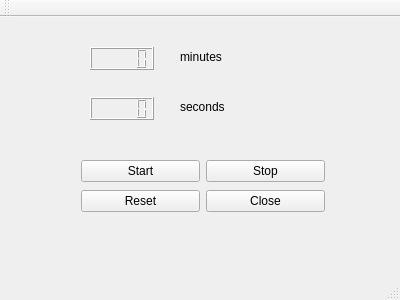
<?xml version="1.0" encoding="UTF-8"?>
<ui version="4.0">
 <class>MainWindow</class>
 <widget class="QMainWindow" name="MainWindow">
  <property name="geometry">
   <rect>
    <x>0</x>
    <y>0</y>
    <width>400</width>
    <height>300</height>
   </rect>
  </property>
  <property name="windowTitle">
   <string>MainWindow</string>
  </property>
  <widget class="QWidget" name="centralWidget">
   <widget class="QLCDNumber" name="lcdNumberMin">
    <property name="geometry">
     <rect>
      <x>90</x>
      <y>30</y>
      <width>64</width>
      <height>23</height>
     </rect>
    </property>
   </widget>
   <widget class="QLCDNumber" name="lcdNumberSec">
    <property name="geometry">
     <rect>
      <x>90</x>
      <y>80</y>
      <width>64</width>
      <height>23</height>
     </rect>
    </property>
   </widget>
   <widget class="QLabel" name="label">
    <property name="geometry">
     <rect>
      <x>180</x>
      <y>30</y>
      <width>63</width>
      <height>20</height>
     </rect>
    </property>
    <property name="text">
     <string>minutes</string>
    </property>
   </widget>
   <widget class="QLabel" name="label_2">
    <property name="geometry">
     <rect>
      <x>180</x>
      <y>80</y>
      <width>63</width>
      <height>20</height>
     </rect>
    </property>
    <property name="text">
     <string>seconds</string>
    </property>
   </widget>
   <widget class="QWidget" name="gridLayoutWidget">
    <property name="geometry">
     <rect>
      <x>70</x>
      <y>130</y>
      <width>266</width>
      <height>80</height>
     </rect>
    </property>
    <layout class="QGridLayout" name="gridLayout">
     <item row="0" column="1">
      <widget class="QPushButton" name="stopButton">
       <property name="text">
        <string>Stop</string>
       </property>
      </widget>
     </item>
     <item row="0" column="0">
      <widget class="QPushButton" name="startButton">
       <property name="text">
        <string>Start</string>
       </property>
      </widget>
     </item>
     <item row="1" column="0">
      <widget class="QPushButton" name="resetButton">
       <property name="text">
        <string>Reset</string>
       </property>
      </widget>
     </item>
     <item row="1" column="1">
      <widget class="QPushButton" name="closeButton">
       <property name="text">
        <string>Close</string>
       </property>
      </widget>
     </item>
    </layout>
   </widget>
  </widget>
  <widget class="QMenuBar" name="menuBar">
   <property name="geometry">
    <rect>
     <x>0</x>
     <y>0</y>
     <width>400</width>
     <height>25</height>
    </rect>
   </property>
  </widget>
  <widget class="QToolBar" name="mainToolBar">
   <attribute name="toolBarArea">
    <enum>TopToolBarArea</enum>
   </attribute>
   <attribute name="toolBarBreak">
    <bool>false</bool>
   </attribute>
  </widget>
  <widget class="QStatusBar" name="statusBar"/>
 </widget>
 <layoutdefault spacing="6" margin="11"/>
 <resources/>
 <connections/>
</ui>
